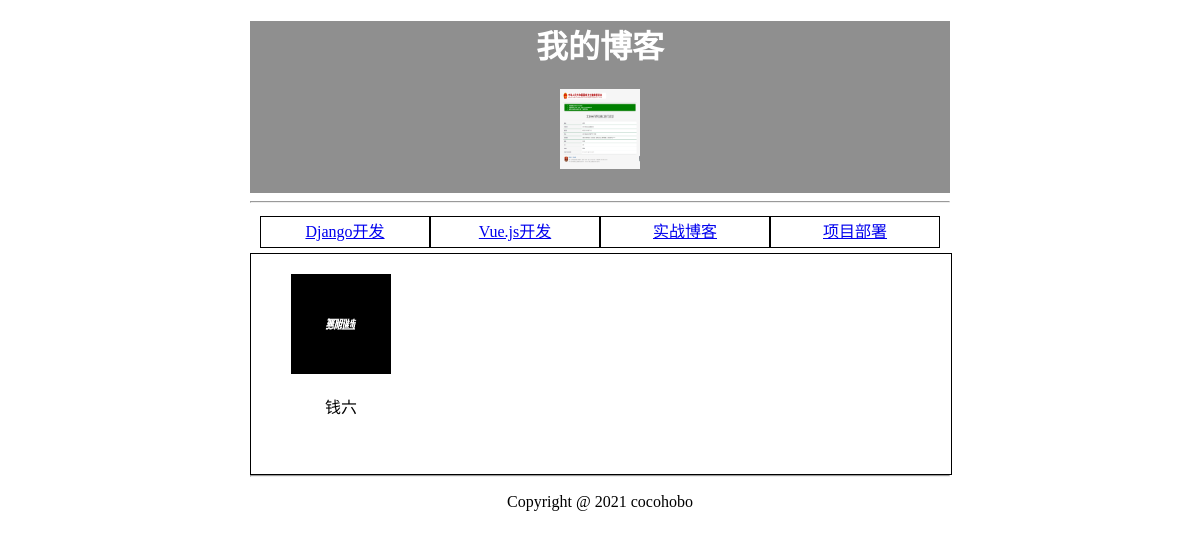
/classes/?id=3, run on the app's committed database.
### myblog/models.py (models this page shows, shortened)
class SiteInfo(models.Model):
    title = models.CharField(null=True,blank=True,max_length=50)
    logo = models.ImageField(upload_to='logo/',null=True,blank=True)

class Classes(models.Model):
    text = models.CharField(null=True,blank=True,max_length=50)

class UserInfo(models.Model):
    nickName = models.CharField(null=True,blank=True,max_length=50)
    headImg = models.ImageField(upload_to='upload/',null=True,blank=True)
    belong = models.ForeignKey(Classes,on_delete=models.SET_NULL,related_name="userinfo_classes",null=True,blank=True)

### myblog/views.py (the view)
# urls.py: path('classes/',views.classes),
def classes(request):
    classes = Classes.objects.all()
    siteinfo = SiteInfo.objects.all()[0]
    choose_id = request.GET['id']
    choosed = Classes.objects.filter(id = choose_id)
    userList = UserInfo.objects.filter(belong = choosed[0])
    data={
        'siteinfo':siteinfo,
        'classes':classes,
        'userList':userList
    }
    return render(request,'classes.html',data)

### myblog/templates/classes.html
{% extends 'index.html' %}

### myblog/templates/index.html (shortened to what this page needs)
<!DOCTYPE html>
<html lang="en">
<head>
    <link rel="stylesheet" href="/static/css/myStyle.css">
</head>
<body>
    <div id="home">
        <div class="head">
            <h1>{{ siteinfo.title }}</h1>
            <img src="/upload/{{ siteinfo.logo }}" alt="">
        </div>
        <hr/>
        <div class="content">
            <div class="menu">
                {% for class in classes %}
                <div class="item">
                    <a href="/classes/?id={{ class.id }}">{{ class.text }}</a>
                </div>
                {% endfor %}
            </div>
            <div class="userlist">
                {% if userList %}
                  {% for item in userList %}
                    <div class="user">
                        <img src="/upload/{{ item.headImg }}" alt="">
                        <p>{{ item.nickName }}</p>
                    </div>
                  {% endfor %}
                {% else %}
                <p>没有用户</p>
                {% endif %}
            </div>
        </div>
        <hr/>
        <div class="foot">
            <p>Copyright @ 2021 cocohobo</p>
        </div>
    </div>
</body>
</html>

### myblog/static/css/myStyle.css (style rules this page uses)
#home { width: 700px; height: auto; margin: 0 auto; text-align: center; }
#home .head { background: #00000070; padding-bottom: 20px; }
#home h1 { color: #fff; }
#home .head img { width: 80px; height: 80px; }
#home .content .menu { align-content: center; display: flex; padding: 5px 10px; }
#home .content .menu .item { width: 25%; border: 1px solid #000; height: 30px; line-height: 30px; }
#home .content .userlist { border: 1px solid #000; display: flex; height: auto; min-height: 200px; min-width: 700px; padding-top: 20px; float: left; }
#home .content .userlist .user { margin-left: 20px; float: left; width: 20%; }
#home .content .userlist .user img { width: 100px; height: 100px; }

### data on the page
SiteInfo: title "我的博客", logo (picture)
Classes: text "Django开发"
Classes: text "Vue.js开发"
Classes: text "实战博客"
Classes: text "项目部署"
UserInfo: headImg (picture), nickName "钱六"
